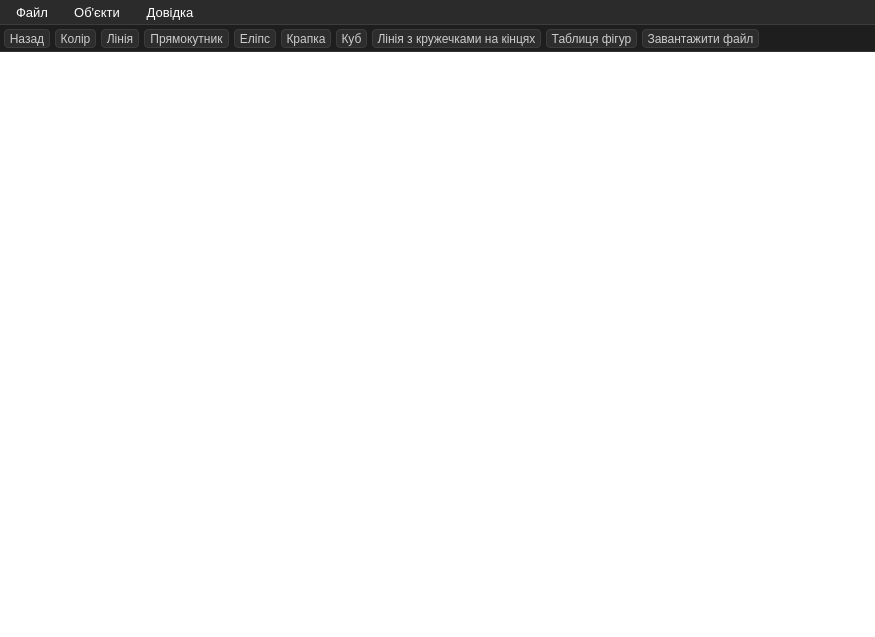
<?xml version="1.0" encoding="UTF-8"?>
<ui version="4.0">
 <class>MainWindow</class>
 <widget class="QMainWindow" name="MainWindow">
  <property name="geometry">
   <rect>
    <x>0</x>
    <y>0</y>
    <width>875</width>
    <height>637</height>
   </rect>
  </property>
  <property name="styleSheet">
   <string notr="true">
QWidget {
background-color: rgb(255, 255, 255);
}
QMenuBar {
    background-color: #2b2b2b;
    color: #ffffff;
    border-bottom: 1px solid #3d3d3d;
    font-size: 13px;
}

QMenuBar::item {
    background-color: transparent;
    padding: 5px 10px;
    border-radius: 4px;
}

QMenuBar::item:selected { 
    background-color: #3e3e3e;
}

QMenuBar::item:pressed {
    background-color: #007acc;
}


QMenu {
    background-color: #252526;
    color: #ffffff;
    border: 1px solid #3d3d3d;
    padding: 4px;
}

QMenu::item {
    padding: 6px 24px 6px 12px;
    border-radius: 3px;
}

QMenu::item:selected { 
    background-color: #094771;
    color: #ffffff;
}

QMenu::separator { 
    height: 1px;
    background: #3d3d3d;
    margin: 4px 6px;
}


QToolBar {
    background-color: #1e1e1e;
    border-bottom: 1px solid #333333;
    padding: 4px;
    spacing: 5px; 
}


QToolBar QToolButton {
    background-color: #2d2d2d;
    color: #cccccc;
    border: 1px solid #3c3c3c;
    border-radius: 4px;
    padding: 0 px, 0 px;
    font-size: 12px;
}

QToolBar QToolButton:hover { 
    background-color: #3e3e3e;
    color: #ffffff;
    border-color: #555555;
}


QToolBar QToolButton:checked { 
    background-color: #007acc;
    color: #ffffff;
    border: 1px solid #0098ff;
    font-weight: bold;
}

QToolBar QToolButton:pressed {
    background-color: #005a9e;
}


QToolBar::separator {
    width: 1px;
    background-color: #444444;
    margin: 4px 6px;
}

QMessageBox {
    background-color: #2b2b2b;
}

QMessageBox QLabel {
    color: #ffffff;
    font-size: 13px;
    background-color: transparent;
}

QMessageBox QPushButton {
    background-color: #3c3f41;
    color: #ffffff;
    border: 1px solid #555555;
    border-radius: 4px;
    padding: 5px 18px;
    min-width: 60px;
}

QMessageBox QPushButton:hover {
    background-color: #4c5052;
    border-color: #777777;
}

QMessageBox QPushButton:pressed {
    background-color: #222222;
}


</string>
  </property>
  <widget class="QWidget" name="centralwidget">
   <property name="palette">
    <palette>
     <active>
      <colorrole role="Button">
       <brush brushstyle="SolidPattern">
        <color alpha="255">
         <red>255</red>
         <green>255</green>
         <blue>255</blue>
        </color>
       </brush>
      </colorrole>
      <colorrole role="Base">
       <brush brushstyle="SolidPattern">
        <color alpha="255">
         <red>255</red>
         <green>255</green>
         <blue>255</blue>
        </color>
       </brush>
      </colorrole>
      <colorrole role="Window">
       <brush brushstyle="SolidPattern">
        <color alpha="255">
         <red>255</red>
         <green>255</green>
         <blue>255</blue>
        </color>
       </brush>
      </colorrole>
     </active>
     <inactive>
      <colorrole role="Button">
       <brush brushstyle="SolidPattern">
        <color alpha="255">
         <red>255</red>
         <green>255</green>
         <blue>255</blue>
        </color>
       </brush>
      </colorrole>
      <colorrole role="Base">
       <brush brushstyle="SolidPattern">
        <color alpha="255">
         <red>255</red>
         <green>255</green>
         <blue>255</blue>
        </color>
       </brush>
      </colorrole>
      <colorrole role="Window">
       <brush brushstyle="SolidPattern">
        <color alpha="255">
         <red>255</red>
         <green>255</green>
         <blue>255</blue>
        </color>
       </brush>
      </colorrole>
     </inactive>
     <disabled>
      <colorrole role="Button">
       <brush brushstyle="SolidPattern">
        <color alpha="255">
         <red>255</red>
         <green>255</green>
         <blue>255</blue>
        </color>
       </brush>
      </colorrole>
      <colorrole role="Base">
       <brush brushstyle="SolidPattern">
        <color alpha="255">
         <red>255</red>
         <green>255</green>
         <blue>255</blue>
        </color>
       </brush>
      </colorrole>
      <colorrole role="Window">
       <brush brushstyle="SolidPattern">
        <color alpha="255">
         <red>255</red>
         <green>255</green>
         <blue>255</blue>
        </color>
       </brush>
      </colorrole>
     </disabled>
    </palette>
   </property>
  </widget>
  <widget class="QStatusBar" name="statusbar"/>
  <widget class="QToolBar" name="toolBar">
   <property name="windowTitle">
    <string>toolBar</string>
   </property>
   <property name="movable">
    <bool>false</bool>
   </property>
   <attribute name="toolBarArea">
    <enum>TopToolBarArea</enum>
   </attribute>
   <attribute name="toolBarBreak">
    <bool>false</bool>
   </attribute>
   <addaction name="back"/>
   <addaction name="color"/>
   <addaction name="line"/>
   <addaction name="rectangle"/>
   <addaction name="ellipse"/>
   <addaction name="point"/>
   <addaction name="cube"/>
   <addaction name="lineOO"/>
   <addaction name="figurestable"/>
   <addaction name="uploadFile"/>
  </widget>
  <widget class="QMenuBar" name="menuBar">
   <property name="geometry">
    <rect>
     <x>0</x>
     <y>0</y>
     <width>875</width>
     <height>27</height>
    </rect>
   </property>
   <widget class="QMenu" name="file">
    <property name="title">
     <string>Файл</string>
    </property>
    <addaction name="uploadFile"/>
    <addaction name="figurestable"/>
    <addaction name="back"/>
   </widget>
   <widget class="QMenu" name="objects">
    <property name="title">
     <string>Об'єкти</string>
    </property>
    <addaction name="lineOO"/>
    <addaction name="cube"/>
    <addaction name="line"/>
    <addaction name="rectangle"/>
    <addaction name="ellipse"/>
    <addaction name="point"/>
   </widget>
   <widget class="QMenu" name="info">
    <property name="title">
     <string>Довідка</string>
    </property>
   </widget>
   <addaction name="file"/>
   <addaction name="objects"/>
   <addaction name="info"/>
  </widget>
  <action name="line">
   <property name="checkable">
    <bool>true</bool>
   </property>
   <property name="text">
    <string>Лінія</string>
   </property>
   <property name="toolTip">
    <string>Малювання лінії</string>
   </property>
  </action>
  <action name="rectangle">
   <property name="checkable">
    <bool>true</bool>
   </property>
   <property name="text">
    <string>Прямокутник</string>
   </property>
   <property name="toolTip">
    <string>Малювання прямокутника від центра</string>
   </property>
  </action>
  <action name="ellipse">
   <property name="checkable">
    <bool>true</bool>
   </property>
   <property name="text">
    <string>Еліпс</string>
   </property>
   <property name="toolTip">
    <string>Малювання еліпса</string>
   </property>
  </action>
  <action name="point">
   <property name="checkable">
    <bool>true</bool>
   </property>
   <property name="text">
    <string>Крапка</string>
   </property>
   <property name="toolTip">
    <string>Малювання крапки</string>
   </property>
  </action>
  <action name="back">
   <property name="text">
    <string>Назад</string>
   </property>
   <property name="toolTip">
    <string>Відмінити останню дію</string>
   </property>
   <property name="shortcut">
    <string>Ctrl+Z</string>
   </property>
   <property name="menuRole">
    <enum>QAction::MenuRole::NoRole</enum>
   </property>
  </action>
  <action name="color">
   <property name="text">
    <string>Колір</string>
   </property>
   <property name="toolTip">
    <string>Вибрати колір</string>
   </property>
   <property name="menuRole">
    <enum>QAction::MenuRole::NoRole</enum>
   </property>
  </action>
  <action name="cube">
   <property name="checkable">
    <bool>true</bool>
   </property>
   <property name="text">
    <string>Куб</string>
   </property>
   <property name="toolTip">
    <string>Малювання куба</string>
   </property>
   <property name="menuRole">
    <enum>QAction::MenuRole::NoRole</enum>
   </property>
  </action>
  <action name="lineOO">
   <property name="checkable">
    <bool>true</bool>
   </property>
   <property name="text">
    <string>Лінія з кружечками на кінцях</string>
   </property>
   <property name="toolTip">
    <string>Малювання лінії з кружечками на кінцях</string>
   </property>
   <property name="menuRole">
    <enum>QAction::MenuRole::NoRole</enum>
   </property>
  </action>
  <action name="figurestable">
   <property name="text">
    <string>Таблиця фігур</string>
   </property>
   <property name="toolTip">
    <string>Вивести список створених фігур</string>
   </property>
   <property name="menuRole">
    <enum>QAction::MenuRole::NoRole</enum>
   </property>
  </action>
  <action name="uploadFile">
   <property name="text">
    <string>Завантажити файл</string>
   </property>
   <property name="toolTip">
    <string>завантажити файл з фігурами у програму</string>
   </property>
   <property name="menuRole">
    <enum>QAction::MenuRole::NoRole</enum>
   </property>
  </action>
 </widget>
 <resources/>
 <connections/>
</ui>
